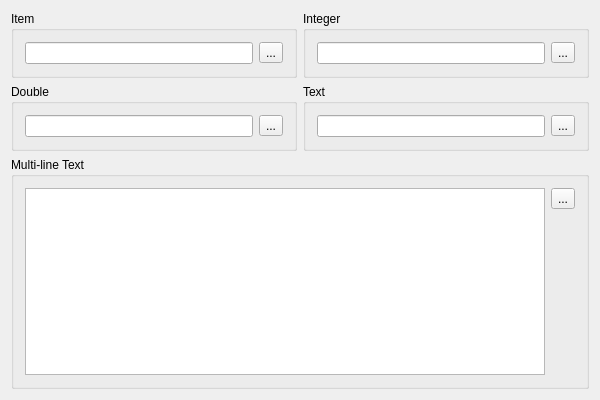
<?xml version="1.0" encoding="UTF-8"?>
<ui version="4.0">
 <class>InputDialogExample</class>
 <widget class="QWidget" name="InputDialogExample">
  <property name="geometry">
   <rect>
    <x>0</x>
    <y>0</y>
    <width>600</width>
    <height>400</height>
   </rect>
  </property>
  <property name="windowTitle">
   <string>InputDialogExample</string>
  </property>
  <layout class="QGridLayout" name="gridLayout">
   <item row="1" column="0">
    <widget class="QGroupBox" name="groupBox_4">
     <property name="title">
      <string>Double</string>
     </property>
     <layout class="QHBoxLayout" name="horizontalLayout_4">
      <item>
       <widget class="QLineEdit" name="doubleEdit">
        <property name="readOnly">
         <bool>true</bool>
        </property>
       </widget>
      </item>
      <item>
       <widget class="QToolButton" name="doubleBtn">
        <property name="text">
         <string>...</string>
        </property>
       </widget>
      </item>
     </layout>
    </widget>
   </item>
   <item row="1" column="1">
    <widget class="QGroupBox" name="groupBox_3">
     <property name="title">
      <string>Text</string>
     </property>
     <layout class="QHBoxLayout" name="horizontalLayout_3">
      <item>
       <widget class="QLineEdit" name="textEdit">
        <property name="readOnly">
         <bool>true</bool>
        </property>
       </widget>
      </item>
      <item>
       <widget class="QToolButton" name="textBtn">
        <property name="text">
         <string>...</string>
        </property>
       </widget>
      </item>
     </layout>
    </widget>
   </item>
   <item row="0" column="1">
    <widget class="QGroupBox" name="groupBox_2">
     <property name="title">
      <string>Integer</string>
     </property>
     <layout class="QHBoxLayout" name="horizontalLayout_2">
      <item>
       <widget class="QLineEdit" name="intEdit">
        <property name="readOnly">
         <bool>true</bool>
        </property>
       </widget>
      </item>
      <item>
       <widget class="QToolButton" name="intBtn">
        <property name="text">
         <string>...</string>
        </property>
       </widget>
      </item>
     </layout>
    </widget>
   </item>
   <item row="0" column="0">
    <widget class="QGroupBox" name="groupBox">
     <property name="title">
      <string>Item</string>
     </property>
     <layout class="QHBoxLayout" name="horizontalLayout">
      <item>
       <widget class="QLineEdit" name="itemEdit">
        <property name="readOnly">
         <bool>true</bool>
        </property>
       </widget>
      </item>
      <item>
       <widget class="QToolButton" name="itemBtn">
        <property name="text">
         <string>...</string>
        </property>
       </widget>
      </item>
     </layout>
    </widget>
   </item>
   <item row="2" column="0" colspan="2">
    <widget class="QGroupBox" name="groupBox_5">
     <property name="title">
      <string>Multi-line Text</string>
     </property>
     <layout class="QHBoxLayout" name="horizontalLayout_5">
      <item>
       <widget class="QTextEdit" name="multiTextEdit">
        <property name="readOnly">
         <bool>true</bool>
        </property>
       </widget>
      </item>
      <item>
       <widget class="QWidget" name="widget" native="true">
        <layout class="QVBoxLayout" name="verticalLayout">
         <property name="leftMargin">
          <number>0</number>
         </property>
         <property name="topMargin">
          <number>0</number>
         </property>
         <property name="rightMargin">
          <number>0</number>
         </property>
         <property name="bottomMargin">
          <number>0</number>
         </property>
         <item>
          <widget class="QToolButton" name="multiTextBtn">
           <property name="text">
            <string>...</string>
           </property>
          </widget>
         </item>
         <item>
          <spacer name="verticalSpacer">
           <property name="orientation">
            <enum>Qt::Vertical</enum>
           </property>
           <property name="sizeHint" stdset="0">
            <size>
             <width>20</width>
             <height>40</height>
            </size>
           </property>
          </spacer>
         </item>
        </layout>
       </widget>
      </item>
     </layout>
    </widget>
   </item>
  </layout>
 </widget>
 <layoutdefault spacing="6" margin="11"/>
 <connections/>
</ui>
